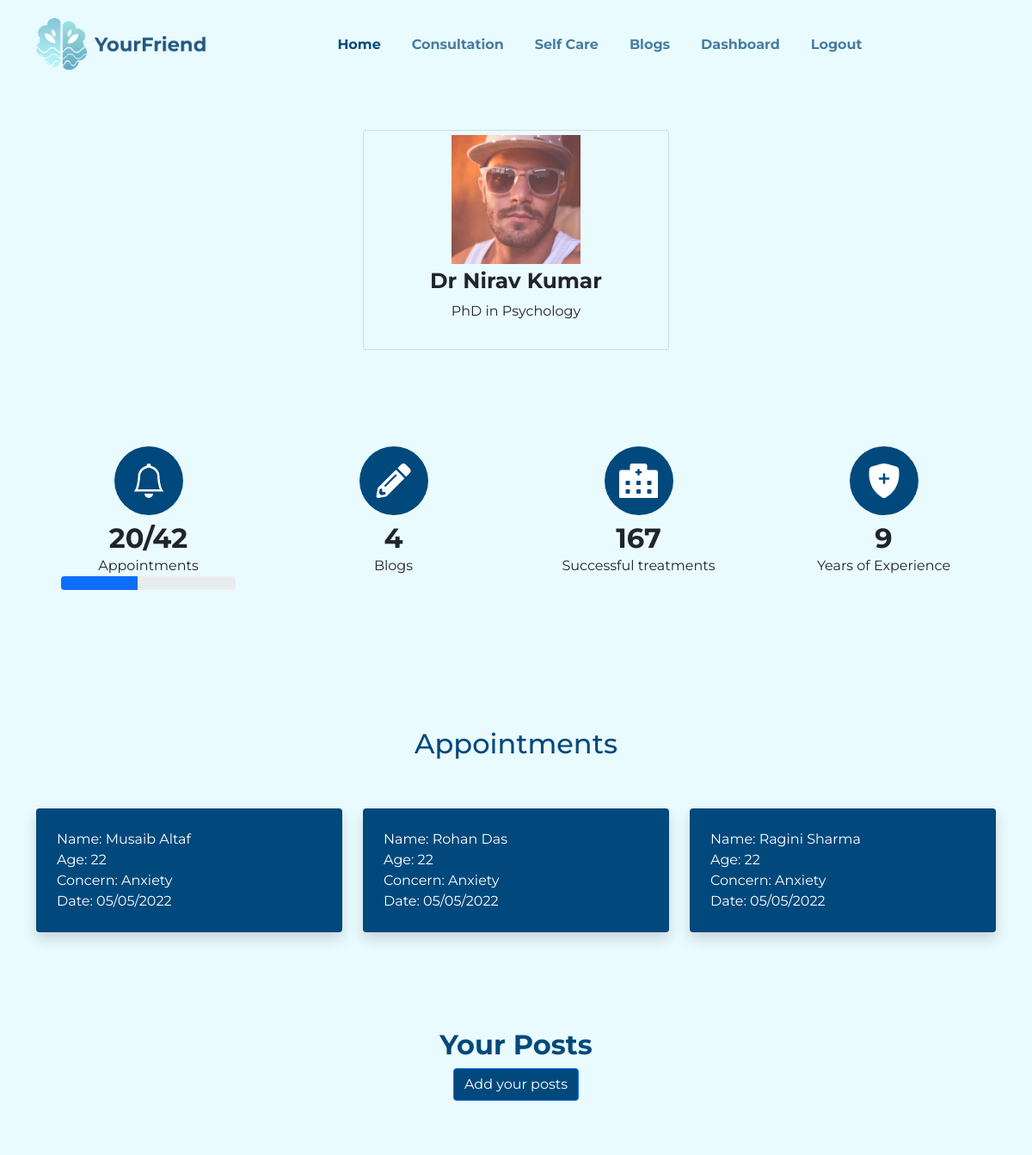
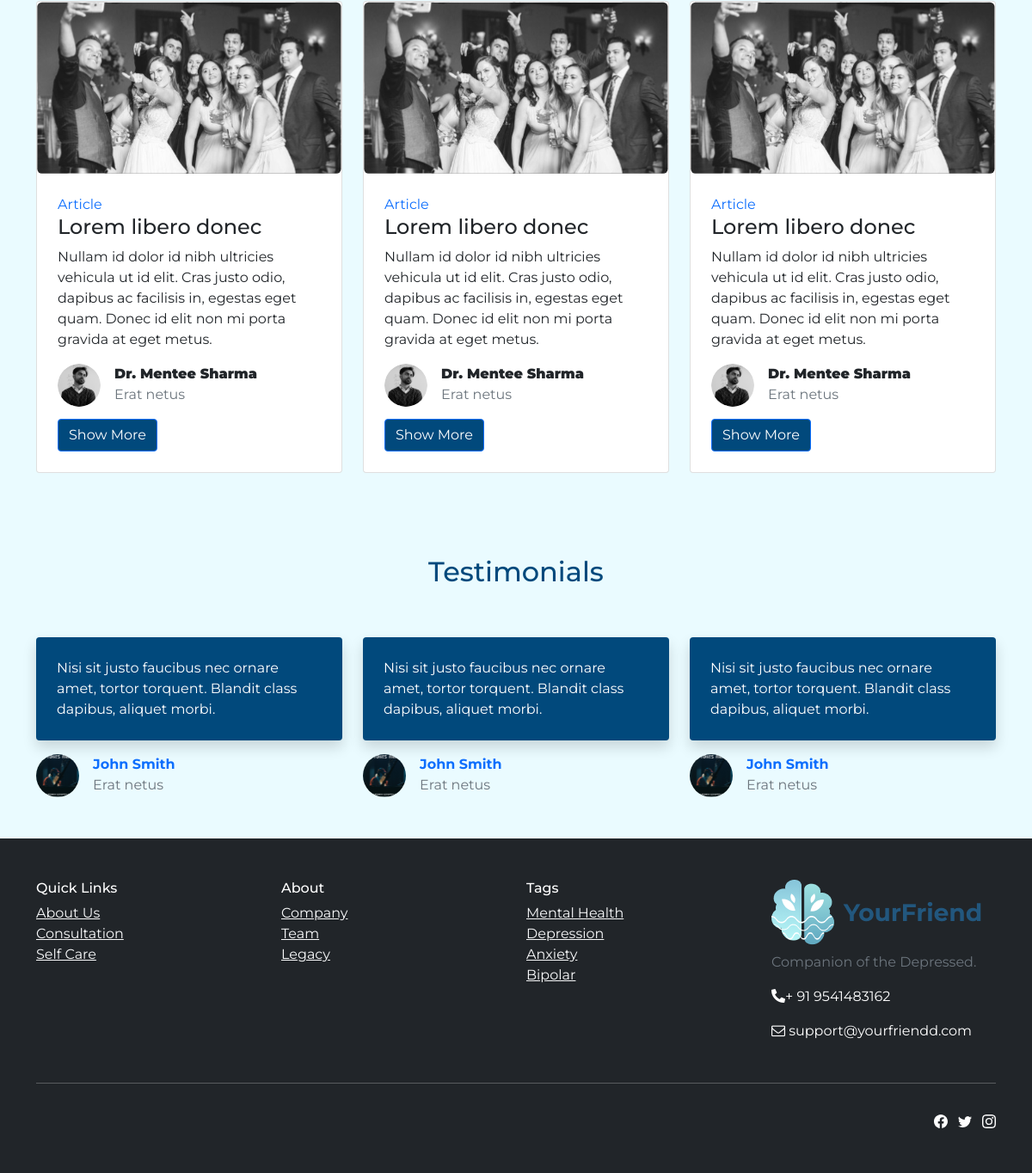
/auth/doctordashboard/ (signed in), run on the app's committed database (2 pictures, top to bottom).
### accounts/models.py (models this page shows, shortened)
class Consultant(models.Model):
    user = models.OneToOneField(User, on_delete=models.CASCADE, primary_key=True)
    name = models.CharField(max_length=250, default = "doctor")
    qualification = models.CharField(max_length = 100)
    speciality = models.CharField(max_length = 300)
    clinic = models.CharField(max_length = 300)
    contact = models.CharField(max_length = 13)
    email = models.EmailField(max_length = 200)
    photo = models.ImageField(upload_to = 'media', default = 'one.jpg')
    bio = models.TextField()

### accounts/views.py (the view)
# urls.py: path('doctordashboard/', views.doctordashboard, name='doctordashboard'),
@login_required
def doctordashboard(request):
    if request.user.is_authenticated:
        if request.user.is_consultant:
            consultant = Consultant.objects.filter(user = request.user).first()
            appointment = Appointment.objects.filter(doctor = consultant)
            context = {'consultant':consultant, 'appointment':appointment}
            return render(request, 'doctordashboard.html', context)
        return redirect('/')

### templates/doctordashboard.html (shortened to what this page needs)
{% extends 'base.html' %}
{% block body %}
    <section class="position-relative py-4 py-xl-5">
        <div class="container">
            <div class="row d-flex justify-content-center">
                <div class="col-md-6 col-xl-4">
                    <div class="card mb-5" style="background: #eafbff;">
                        <div class="card-body d-flex flex-column align-items-center">
                            <div class="bs-icon-xl bs-icon-circle bs-icon-primary bs-icon my-4"><img width = "250" height = "150" src="/media/{{consultant.photo}}"></div>
                            <h1 style="font-size: 24.88px;font-weight: bold;">{{consultant.name}}<br></h1>
                            <p>PhD in Psychology<br></p>
                        </div>
                    </div>
                </div>
            </div>
        </div>
        <section>
            <div class="container py-4 py-xl-5">
                <div class="row gy-4 row-cols-2 row-cols-md-4">
                    <div class="col">
                        <div class="text-center d-flex flex-column justify-content-center align-items-center py-3">
                            <div class="bs-icon-xl bs-icon-circle bs-icon-primary d-flex flex-shrink-0 justify-content-center align-items-center d-inline-block mb-2 bs-icon lg" style="background: #01497c;"></div>
                            <div class="px-3">
                                <h2 class="fw-bold mb-0">20/42</h2>
                                <p class="mb-0">Appointments</p>
                            </div>
                            <div class="progress" style="width: 203.6875px;">
                                <div class="progress-bar progress-bar-animated" aria-valuenow="44" aria-valuemin="0" aria-valuemax="100" style="width: 44%;"><span class="visually-hidden">44%</span></div>
                            </div>
                        </div>
                    </div>
                    <div class="col">
                        <div class="text-center d-flex flex-column justify-content-center align-items-center py-3">
                            <div class="bs-icon-xl bs-icon-circle bs-icon-primary d-flex flex-shrink-0 justify-content-center align-items-center d-inline-block mb-2 bs-icon lg" style="background: #01497c;"><i class="fas fa-pencil-alt"></i></div>
                            <div class="px-3">
                                <h2 class="fw-bold mb-0">4</h2>
                                <p class="mb-0">Blogs</p>
                            </div>
                        </div>
                    </div>
                    <div class="col">
                        <div class="text-center d-flex flex-column justify-content-center align-items-center py-3">
                            <div class="bs-icon-xl bs-icon-circle bs-icon-primary d-flex flex-shrink-0 justify-content-center align-items-center d-inline-block mb-2 bs-icon lg" style="background: #01497c;"><i class="fas fa-hospital-alt"></i></div>
                            <div class="px-3">
                                <h2 class="fw-bold mb-0">167</h2>
                                <p class="mb-0">Successful treatments</p>
                            </div>
                        </div>
                    </div>
                    <div class="col">
                        <div class="text-center d-flex flex-column justify-content-center align-items-center py-3">
                            <div class="bs-icon-xl bs-icon-circle bs-icon-primary d-flex flex-shrink-0 justify-content-center align-items-center d-inline-block mb-2 bs-icon lg" style="background: #01497c;"></div>
                            <div class="px-3">
                                <h2 class="fw-bold mb-0">9</h2>
                                <p class="mb-0">Years of Experience</p>
                            </div>
                        </div>
                    </div>
                </div>
            </div>
        </section>
    </section>
    <section>
        <div class="container py-4 py-xl-5">
            <div class="row mb-5">
                <div class="col-md-8 col-xl-6 text-center mx-auto">
                    <h2 style="color: #01497c;">Appointments</h2>
                </div>
            </div>
            <div class="row gy-4 row-cols-1 row-cols-sm-2 row-cols-lg-3">
                <div class="col">
                    <div>
                        <p class="border rounded border-0 shadow p-4" style="background: #01497c;color: rgb(255,255,255);">Name: Musaib Altaf <br> Age: 22 <br> Concern: Anxiety <br> Date: 05/05/2022</p>
                    </div>
                </div>
                <div class="col">
                    <div>
                        <p class="border rounded border-0 border-light shadow p-4" style="background: #01497c;color: rgb(255,255,255);">Name: Rohan Das <br> Age: 22 <br> Concern: Anxiety <br> Date: 05/05/2022</p>
                    </div>
                </div>
                <div class="col">
                    <div>
                        <p class="border rounded border-0 shadow p-4" style="background: #01497c;color: #ffffff;">Name: Ragini Sharma<br> Age: 22 <br> Concern: Anxiety <br> Date: 05/05/2022</p>
                    </div>
                </div>
            </div>
        </div>
    </section>
    <section>
        <div class="container py-4 py-xl-5">
            <div class="row mb-5">
                <div class="col-md-8 col-xl-6 text-center mx-auto">
                    <h2 style="color: #01497c;font-weight: bold;">Your Posts</h2><button class="btn btn-primary" type="button" style="background: #01497c;">Add your posts</button>
                </div>
            </div>
            <div class="row gy-4 row-cols-1 row-cols-md-2 row-cols-xl-3">
                <div class="col">
                    <div class="card"><img class="img-fluid card-img-top w-100 d-block fit-cover" style="height: 200px;" src="/static/assets/img/image%2020.svg">
                        <div class="card-body p-4">
                            <p class="text-primary card-text mb-0">Article</p>
                            <h4 class="card-title">Lorem libero donec</h4>
                            <p class="card-text">Nullam id dolor id nibh ultricies vehicula ut id elit. Cras justo odio, dapibus ac facilisis in, egestas eget quam. Donec id elit non mi porta gravida at eget metus.</p>
                            <div class="d-flex"><img class="rounded-circle img-fluid flex-shrink-0 me-3 fit-cover" width="50" height="50" src="assets/img/Ellipse%2048.png">
                                <div>
                                    <p class="fw-bold mb-0"><strong>Dr. Mentee Sharma</strong><br></p>
                                    <p class="text-muted mb-0">Erat netus</p>
                                </div>
                            </div><button class="btn btn-primary" type="button" style="margin-top: 14px;background: #01497c;">Show More</button>
                        </div>
                    </div>
                </div>
                <div class="col">
                    <div class="card"><img class="img-fluid card-img-top w-100 d-block fit-cover" style="height: 200px;" src="/static/assets/img/image%2020.svg">
                        <div class="card-body p-4">
                            <p class="text-primary card-text mb-0">Article</p>
                            <h4 class="card-title">Lorem libero donec</h4>
                            <p class="card-text">Nullam id dolor id nibh ultricies vehicula ut id elit. Cras justo odio, dapibus ac facilisis in, egestas eget quam. Donec id elit non mi porta gravida at eget metus.</p>
                            <div class="d-flex"><img class="rounded-circle img-fluid flex-shrink-0 me-3 fit-cover" width="50" height="50" src="/static/assets/img/Ellipse%2048.png">
                                <div>
                                    <p class="fw-bold mb-0"><strong>Dr. Mentee Sharma</strong><br></p>
                                    <p class="text-muted mb-0">Erat netus</p>
                                </div>
                            </div><button class="btn btn-primary" type="button" style="margin-top: 14px;background: #01497c;">Show More</button>
                        </div>
                    </div>
                </div>
                <div class="col">
                    <div class="card"><img class="img-fluid card-img-top w-100 d-block fit-cover" style="height: 200px;" src="/static/assets/img/image%2020.svg">
                        <div class="card-body p-4">
                            <p class="text-primary card-text mb-0">Article</p>
                            <h4 class="card-title">Lorem libero donec</h4>
                            <p class="card-text">Nullam id dolor id nibh ultricies vehicula ut id elit. Cras justo odio, dapibus ac facilisis in, egestas eget quam. Donec id elit non mi porta gravida at eget metus.</p>
                            <div class="d-flex"><img class="rounded-circle img-fluid flex-shrink-0 me-3 fit-cover" width="50" height="50" src="/static/assets/img/Ellipse%2048.png">
                                <div>
                                    <p class="fw-bold mb-0"><strong>Dr. Mentee Sharma</strong><br></p>
                                    <p class="text-muted mb-0">Erat netus</p>
                                </div>
                            </div><button class="btn btn-primary" type="button" style="margin-top: 14px;background: #01497c;">Show More</button>
                        </div>
                    </div>
                </div>
            </div>
        </div>
    </section>
    <section>
        <div class="container py-4 py-xl-5">
            <div class="row mb-5">
                <div class="col-md-8 col-xl-6 text-center mx-auto">
                    <h2 style="color: #01497c;">Testimonials</h2>
                </div>
            </div>
            <div class="row gy-4 row-cols-1 row-cols-sm-2 row-cols-lg-3">
                <div class="col">
                    <div>
                        <p class="border rounded border-0 shadow p-4" style="background: #01497c;color: rgb(255,255,255);">Nisi sit justo faucibus nec ornare amet, tortor torquent. Blandit class dapibus, aliquet morbi.</p>
                        <div class="d-flex"><img class="rounded-circle flex-shrink-0 me-3 fit-cover" width="50" height="50" src="/static/assets/img/Rectangle%2019%20(1).svg">
                            <div>
                                <p class="fw-bold text-primary mb-0">John Smith</p>
                                <p class="text-muted mb-0">Erat netus</p>
                            </div>
                        </div>
                    </div>
                </div>
                <div class="col">
                    <div>
                        <p class="border rounded border-0 border-light shadow p-4" style="background: #01497c;color: rgb(255,255,255);">Nisi sit justo faucibus nec ornare amet, tortor torquent. Blandit class dapibus, aliquet morbi.</p>
                        <div class="d-flex"><img class="rounded-circle flex-shrink-0 me-3 fit-cover" width="50" height="50" src="/static/assets/img/Rectangle%2019%20(1).svg">
                            <div>
                                <p class="fw-bold text-primary mb-0">John Smith</p>
                                <p class="text-muted mb-0">Erat netus</p>
                            </div>
                        </div>
                    </div>
                </div>
                <div class="col">
                    <div>
                        <p class="border rounded border-0 shadow p-4" style="background: #01497c;color: #ffffff;">Nisi sit justo faucibus nec ornare amet, tortor torquent. Blandit class dapibus, aliquet morbi.</p>
                        <div class="d-flex"><img class="rounded-circle flex-shrink-0 me-3 fit-cover" width="50" height="50" src="/static/assets/img/Rectangle%2019%20(1).svg">
                            <div>
                                <p class="fw-bold text-primary mb-0">John Smith</p>
                                <p class="text-muted mb-0">Erat netus</p>
                            </div>
                        </div>
                    </div>
                </div>
            </div>
        </div>
    </section>
    {% endblock body %}

### static/assets/css/Banner-Heading-Image.css (style rules this page uses)
.fit-cover { object-fit: cover; }

### static/assets/css/Navbar-Centered-Links.css (style rules this page uses)
.bs-icon { --bs-icon-size: .75rem; display: flex; flex-shrink: 0; justify-content: center; align-items: center; font-size: var(--bs-icon-size); width: calc(var(--bs-icon-size) * 2); height: calc(var(--bs-icon-size) * 2); color: var(--bs-primary); }
.bs-icon-xl { --bs-icon-size: 2.5rem; }
.bs-icon.bs-icon-primary { color: var(--bs-white); background: var(--bs-primary); }
.bs-icon.bs-icon-circle { border-radius: 50%; }

### data on the page
Consultant: photo (picture), name "Dr Nirav Kumar"
